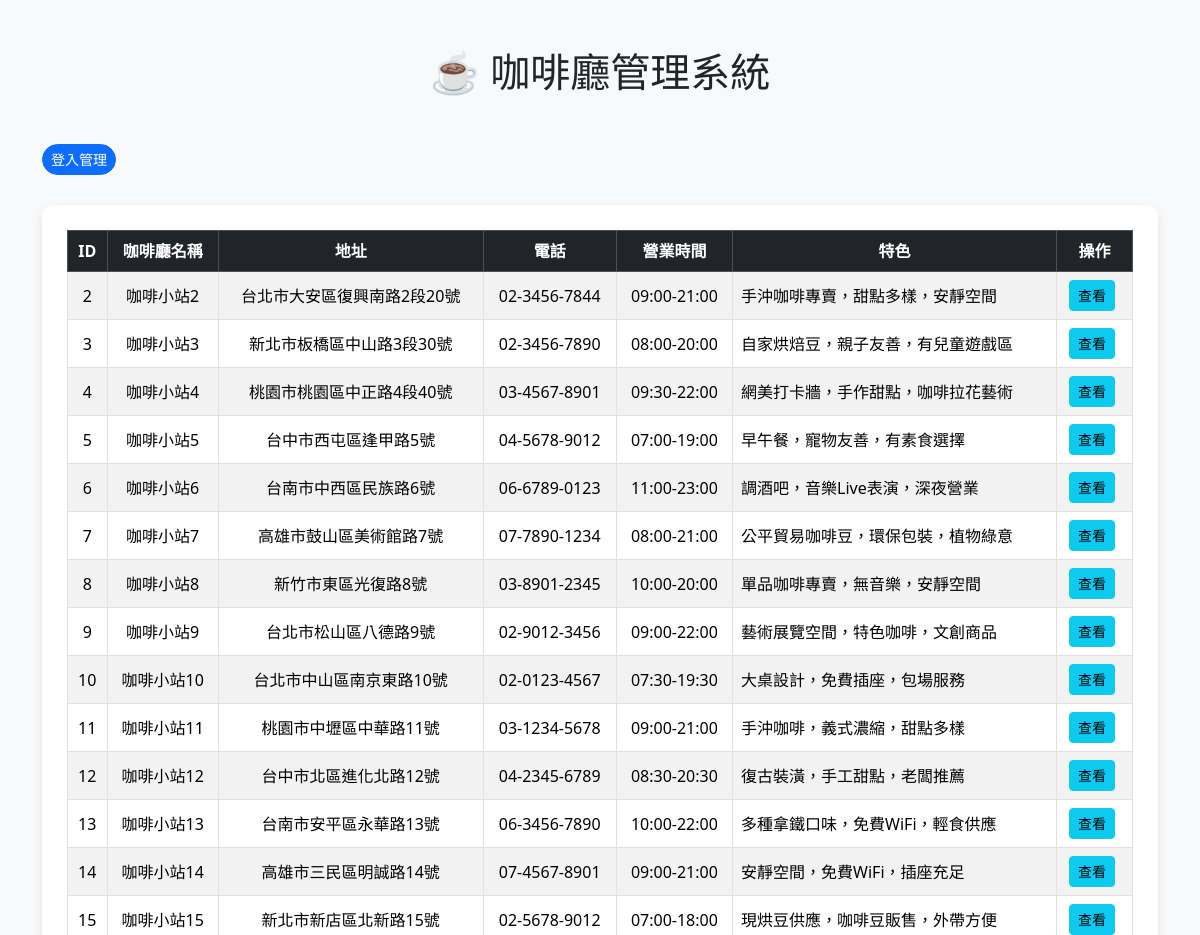
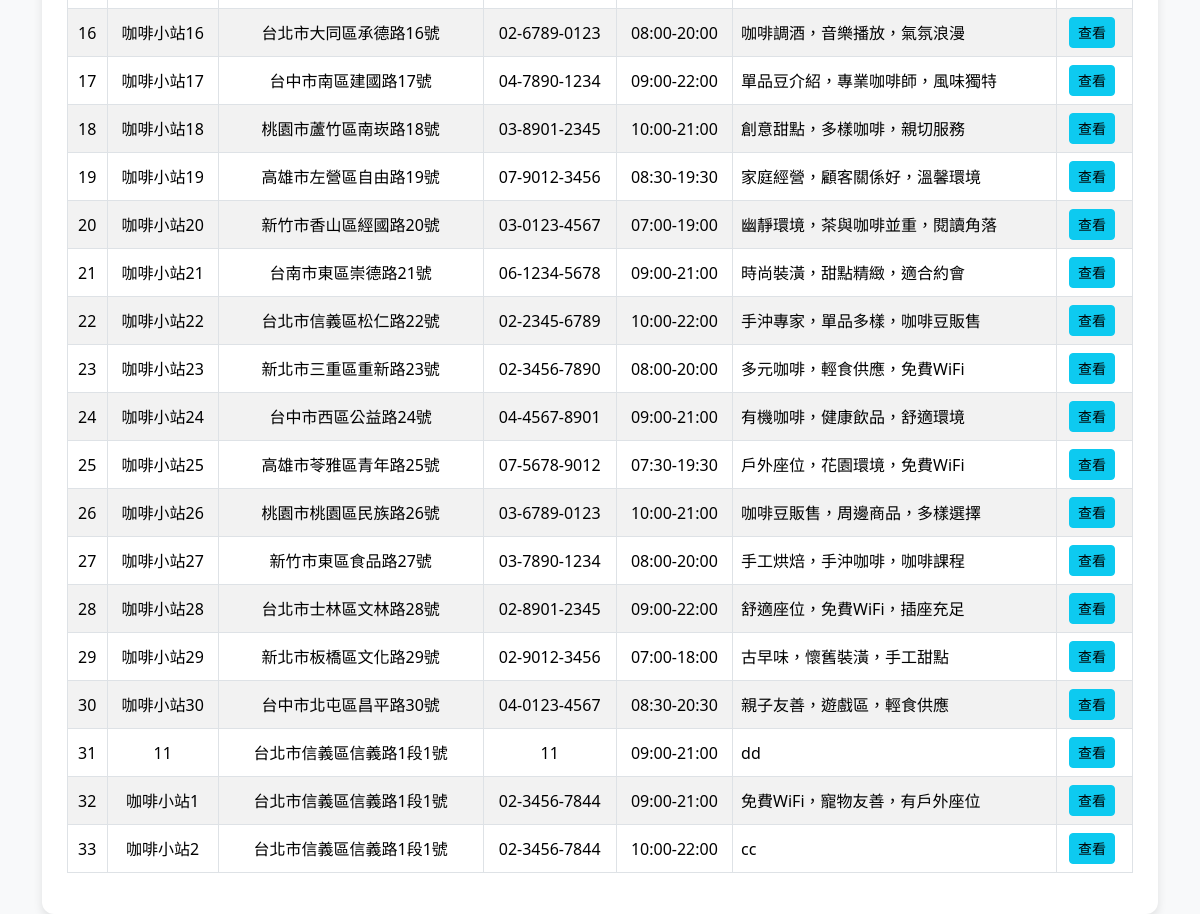
Screenshot of /cafes/cafes_list.php with the database file from the repository (2 pictures, top to bottom).
### tables this page shows
CREATE TABLE `cafes` (
  `id` int(11) NOT NULL,
  `name` varchar(100) NOT NULL,
  `address` varchar(255) NOT NULL,
  `open_time` date NOT NULL,
  `avg_price` int(11) NOT NULL,
  `phone` varchar(20) NOT NULL,
  `business_hours` varchar(100) DEFAULT NULL,
  `features` mediumtext DEFAULT NULL,
  `description` mediumtext DEFAULT NULL
);

### cafes/cafes_list.php (the view, shortened to what this page needs)
<?php
require_once "dbconfig.php";
$conn = new mysqli($hostname, $dbuser, $dbpass, $database);
$conn->set_charset("utf8mb4");
function loginOK() {
    return (isset($_SESSION["loggedin"]) && $_SESSION["loggedin"] === true);
}
$result = $conn->query("SELECT * FROM cafes");
?>
<!DOCTYPE html>
<html lang="zh-TW">
<head>
    <link href="https://cdn.jsdelivr.net/npm/bootstrap@5.3.5/dist/css/bootstrap.min.css" rel="stylesheet" />
</head>
<body>
<div class="container">
    <h1 class="text-center my-5">☕ 咖啡廳管理系統</h1>
    <div class="d-flex justify-content-between align-items-center mb-3">
        <div>
            <?php if (loginOK()) { ?>
                <span class="me-3">👩‍💼 管理者：<strong><?= htmlspecialchars($_SESSION["username"]) ?></strong></span>
                <a class="btn btn-outline-danger btn-sm" href="#" id="logout">登出</a>
            <?php } else { ?>
                <button type="button" class="btn btn-primary btn-sm" data-bs-toggle="modal" data-bs-target="#loginModal">登入管理</button>
            <?php } ?>
        </div>
    </div>
    <div class="table-wrapper">
        <table class="table table-striped table-hover table-bordered align-middle text-center">
            <thead class="table-dark">
                <tr>
                    <th>ID</th>
                    <th>咖啡廳名稱</th>
                    <th>地址</th>
                    <th>電話</th>
                    <th>營業時間</th>
                    <th>特色</th>
                    <th>操作</th>
                </tr>
            </thead>
            <tbody>
                <?php while ($row = $result->fetch_assoc()): ?>
                <tr>
                    <td><?= $row["id"] ?></td>
                    <td><?= htmlspecialchars($row["name"]) ?></td>
                    <td><?= htmlspecialchars($row["address"]) ?></td>
                    <td><?= htmlspecialchars($row["phone"]) ?></td>
                    <td><?= htmlspecialchars($row["business_hours"]) ?></td>
                    <td class="text-start"><?= nl2br(htmlspecialchars($row["features"])) ?></td>
                    <td>
                        <a href="cafe_detail.php?id=<?= $row['id'] ?>" class="btn btn-sm btn-info btn-action">查看</a>
                    </td>
                </tr>
                <?php endwhile; ?>
            </tbody>
        </table>
    </div>
</div>
</body>
</html>

### cafes/cafes_list.php (style rules this page uses)
body { background-color: #f8f9fa; }
.table-wrapper { background: white; padding: 25px; border-radius: 12px; box-shadow: 0 4px 10px rgba(0,0,0,0.1); margin-top: 30px; }
.btn-action { margin-right: 5px; }
.btn-primary, .btn-success, .btn-warning, .btn-danger { border-radius: 30px; }

### rows the page displays
cafes: id "2", name "咖啡小站2", address "台北市大安區復興南路2段20號", phone "02-3456-7844", business_hours "09:00-21:00", features "手沖咖啡專賣，甜點多樣，安靜空間"
cafes: id "3", name "咖啡小站3", address "新北市板橋區中山路3段30號", phone "02-3456-7890", business_hours "08:00-20:00", features "自家烘焙豆，親子友善，有兒童遊戲區"
cafes: id "4", name "咖啡小站4", address "桃園市桃園區中正路4段40號", phone "03-4567-8901", business_hours "09:30-22:00", features "網美打卡牆，手作甜點，咖啡拉花藝術"
cafes: id "5", name "咖啡小站5", address "台中市西屯區逢甲路5號", phone "04-5678-9012", business_hours "07:00-19:00", features "早午餐，寵物友善，有素食選擇"
cafes: id "6", name "咖啡小站6", address "台南市中西區民族路6號", phone "06-6789-0123", business_hours "11:00-23:00", features "調酒吧，音樂Live表演，深夜營業"
cafes: id "7", name "咖啡小站7", address "高雄市鼓山區美術館路7號", phone "07-7890-1234", business_hours "08:00-21:00", features "公平貿易咖啡豆，環保包裝，植物綠意"
cafes: id "8", name "咖啡小站8", address "新竹市東區光復路8號", phone "03-8901-2345", business_hours "10:00-20:00", features "單品咖啡專賣，無音樂，安靜空間"
cafes: id "9", name "咖啡小站9", address "台北市松山區八德路9號", phone "02-9012-3456", business_hours "09:00-22:00", features "藝術展覽空間，特色咖啡，文創商品"
cafes: id "10", name "咖啡小站10", address "台北市中山區南京東路10號", phone "02-0123-4567", business_hours "07:30-19:30", features "大桌設計，免費插座，包場服務"
cafes: id "11", name "咖啡小站11", address "桃園市中壢區中華路11號", phone "03-1234-5678", business_hours "09:00-21:00", features "手沖咖啡，義式濃縮，甜點多樣"
cafes: id "12", name "咖啡小站12", address "台中市北區進化北路12號", phone "04-2345-6789", business_hours "08:30-20:30", features "復古裝潢，手工甜點，老闆推薦"
cafes: id "13", name "咖啡小站13", address "台南市安平區永華路13號", phone "06-3456-7890", business_hours "10:00-22:00", features "多種拿鐵口味，免費WiFi，輕食供應"
cafes: id "14", name "咖啡小站14", address "高雄市三民區明誠路14號", phone "07-4567-8901", business_hours "09:00-21:00", features "安靜空間，免費WiFi，插座充足"
cafes: id "15", name "咖啡小站15", address "新北市新店區北新路15號", phone "02-5678-9012", business_hours "07:00-18:00", features "現烘豆供應，咖啡豆販售，外帶方便"
cafes: id "16", name "咖啡小站16", address "台北市大同區承德路16號", phone "02-6789-0123", business_hours "08:00-20:00", features "咖啡調酒，音樂播放，氣氛浪漫"
cafes: id "17", name "咖啡小站17", address "台中市南區建國路17號", phone "04-7890-1234", business_hours "09:00-22:00", features "單品豆介紹，專業咖啡師，風味獨特"
cafes: id "18", name "咖啡小站18", address "桃園市蘆竹區南崁路18號", phone "03-8901-2345", business_hours "10:00-21:00", features "創意甜點，多樣咖啡，親切服務"
cafes: id "19", name "咖啡小站19", address "高雄市左營區自由路19號", phone "07-9012-3456", business_hours "08:30-19:30", features "家庭經營，顧客關係好，溫馨環境"
cafes: id "20", name "咖啡小站20", address "新竹市香山區經國路20號", phone "03-0123-4567", business_hours "07:00-19:00", features "幽靜環境，茶與咖啡並重，閱讀角落"
cafes: id "21", name "咖啡小站21", address "台南市東區崇德路21號", phone "06-1234-5678", business_hours "09:00-21:00", features "時尚裝潢，甜點精緻，適合約會"
cafes: id "22", name "咖啡小站22", address "台北市信義區松仁路22號", phone "02-2345-6789", business_hours "10:00-22:00", features "手沖專家，單品多樣，咖啡豆販售"
cafes: id "23", name "咖啡小站23", address "新北市三重區重新路23號", phone "02-3456-7890", business_hours "08:00-20:00", features "多元咖啡，輕食供應，免費WiFi"
cafes: id "24", name "咖啡小站24", address "台中市西區公益路24號", phone "04-4567-8901", business_hours "09:00-21:00", features "有機咖啡，健康飲品，舒適環境"
cafes: id "25", name "咖啡小站25", address "高雄市苓雅區青年路25號", phone "07-5678-9012", business_hours "07:30-19:30", features "戶外座位，花園環境，免費WiFi"
cafes: id "26", name "咖啡小站26", address "桃園市桃園區民族路26號", phone "03-6789-0123", business_hours "10:00-21:00", features "咖啡豆販售，周邊商品，多樣選擇"
cafes: id "27", name "咖啡小站27", address "新竹市東區食品路27號", phone "03-7890-1234", business_hours "08:00-20:00", features "手工烘焙，手沖咖啡，咖啡課程"
cafes: id "28", name "咖啡小站28", address "台北市士林區文林路28號", phone "02-8901-2345", business_hours "09:00-22:00", features "舒適座位，免費WiFi，插座充足"
cafes: id "29", name "咖啡小站29", address "新北市板橋區文化路29號", phone "02-9012-3456", business_hours "07:00-18:00", features "古早味，懷舊裝潢，手工甜點"
cafes: id "30", name "咖啡小站30", address "台中市北屯區昌平路30號", phone "04-0123-4567", business_hours "08:30-20:30", features "親子友善，遊戲區，輕食供應"
cafes: id "31", name "11", address "台北市信義區信義路1段1號", phone "11", business_hours "09:00-21:00", features "dd"
cafes: id "32", name "咖啡小站1", address "台北市信義區信義路1段1號", phone "02-3456-7844", business_hours "09:00-21:00", features "免費WiFi，寵物友善，有戶外座位"
cafes: id "33", name "咖啡小站2", address "台北市信義區信義路1段1號", phone "02-3456-7844", business_hours "10:00-22:00", features "cc"
